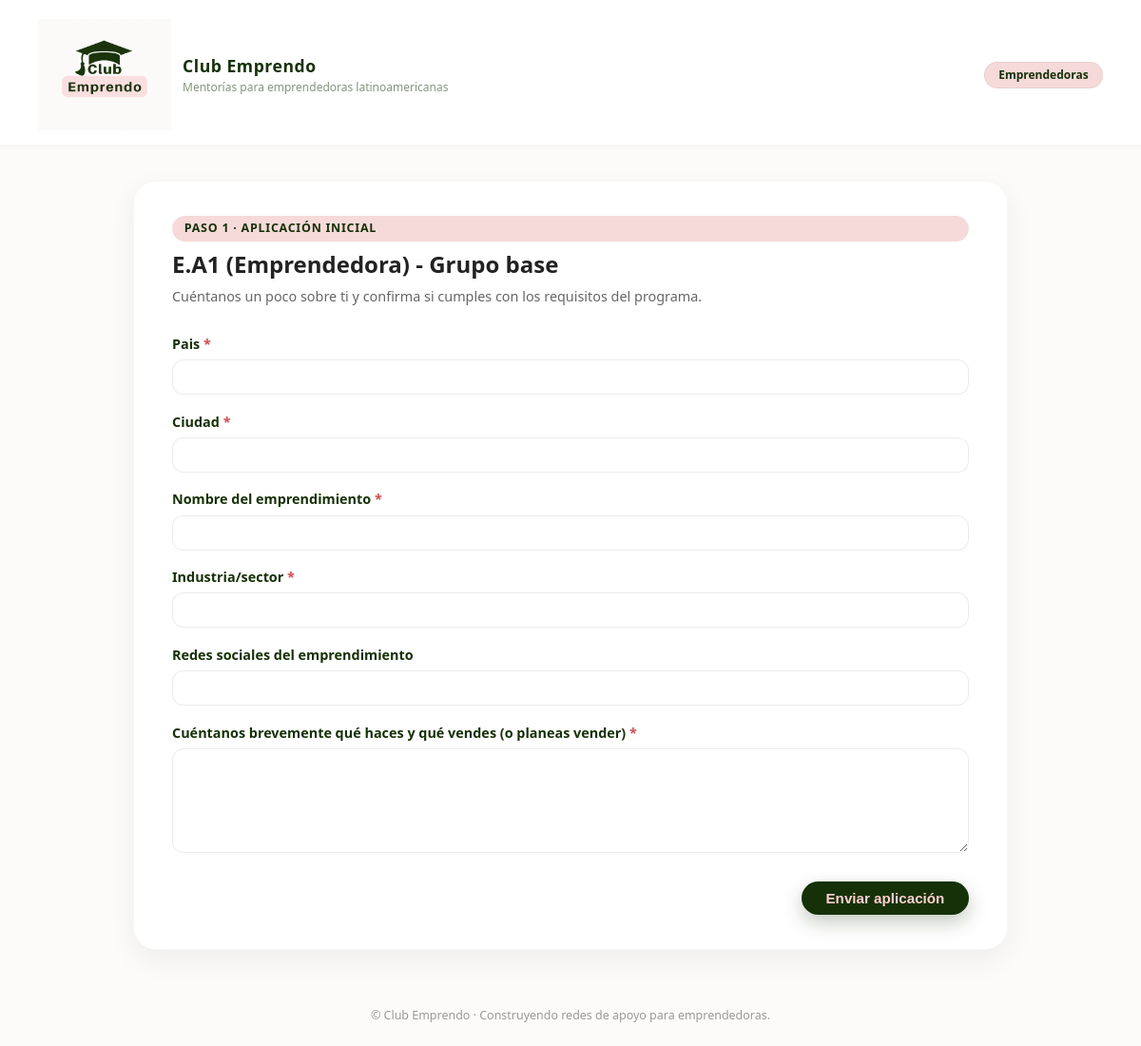
The page /apply/emprendedora/ on the database as committed earlier.
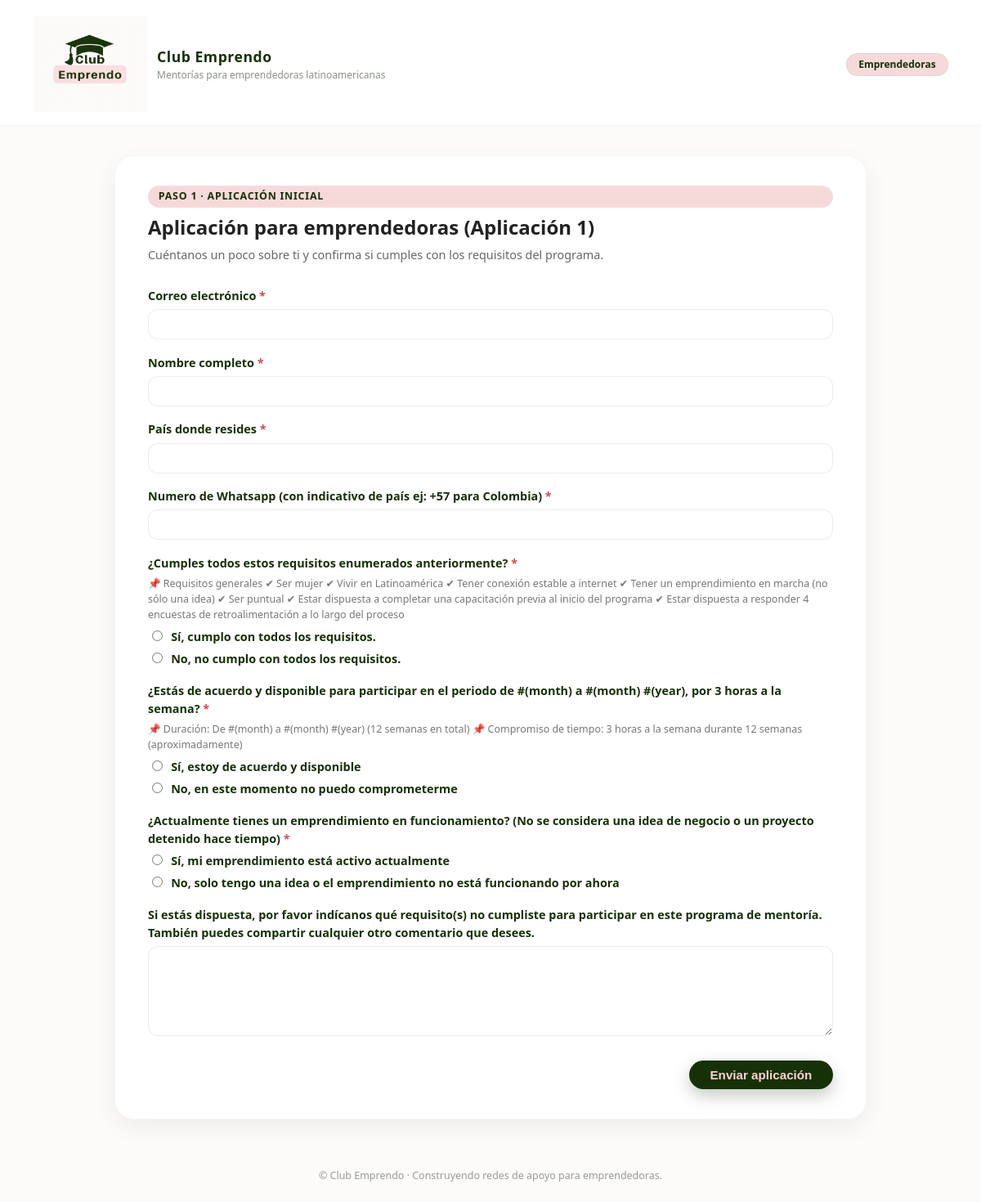
The same page on the database as committed later.
### applications/models.py (models this page shows, shortened)
class FormDefinition(models.Model):
    slug = models.SlugField(unique=True)  # e.g. "E_A1" or "G6_E_A1"
    name = models.CharField(max_length=200)
    description = models.TextField(blank=True)
    is_master = models.BooleanField(default=False)
    group = models.ForeignKey(
        "applications.FormGroup",
        null=True,
        blank=True,
        on_delete=models.SET_NULL,
        related_name="forms",
    )
    is_public = models.BooleanField(
        default=True,
        help_text=(
            "Public forms are linked directly from the website (A1). "
            "A2 forms are private and used via invite link."
        ),
    )

class Question(models.Model):
    SHORT_TEXT = "short_text"
    LONG_TEXT = "long_text"
    INTEGER = "integer"
    BOOLEAN = "boolean"            # single checkbox
    CHOICE = "choice"              # single choice (radio/dropdown)
    MULTI_CHOICE = "multi_choice"  # multiple choice (checkbox list)
    FIELD_TYPES = [
        (SHORT_TEXT, "Short text"),
        (LONG_TEXT, "Long text"),
        (INTEGER, "Integer"),
        (BOOLEAN, "Yes/No (checkbox)"),
        (CHOICE, "Single choice"),
        (MULTI_CHOICE, "Multiple choice"),
    ]
    form = models.ForeignKey(
        FormDefinition,
        on_delete=models.CASCADE,
        related_name="questions",
    )
    text = models.CharField(max_length=255)
    help_text = models.TextField(blank=True)
    field_type = models.CharField(max_length=20, choices=FIELD_TYPES)
    required = models.BooleanField(default=True)
    position = models.PositiveIntegerField(default=0)
    slug = models.SlugField(
        help_text="Stable identifier for grading (e.g. 'm_a1_requisitos')."
    )
    active = models.BooleanField(default=True)
    class Meta:
        unique_together = ("form", "slug")
        ordering = ["position"]

### applications/views.py (the view)
def apply_emprendedora_first(request):
    return _handle_application_form(request, "E_A1", second_stage=False)

### applications/views.py (called while the page is built, shortened)
def _render_description_with_group(form_def: FormDefinition) -> str:
    desc = form_def.description or ""
    g = getattr(form_def, "group", None)
    if not g:
        return desc

### applications/templates/applications/application_form.html (shortened to what this page needs)
{% extends "applications/base.html" %}
{% block role_chips %}
  {% if form_def.slug|slice:":1" == "E" %}
    <span class="ce-chip">Emprendedoras</span>
  {% elif form_def.slug|slice:":1" == "M" %}
    <span class="ce-chip">Mentoras</span>
  {% else %}
    {{ block.super }}
  {% endif %}
{% endblock %}
{% block content %}
  <div class="ce-form-header">
    <span class="ce-form-pill">
        {% if second_stage %}
          Paso 2 · Aplicación detallada
        {% else %}
          Paso 1 · Aplicación inicial
        {% endif %}
      </span>
    <h1 class="ce-form-title ce-heading">{{ form_def.name }}</h1>
    <p class="ce-form-subtitle">
      {% if second_stage %}
        Esta es la segunda parte del proceso de selección. Tómate tu tiempo para
        responder con calma; tus respuestas nos ayudan a conectar mejor mentoras
        y emprendedoras.
      {% else %}
        Cuéntanos un poco sobre ti y confirma si cumples con los requisitos del
        programa.
      {% endif %}
    </p>
  </div>
  <form method="post">
    {% for field in form %}
      <div class="form-row">
        <label
          {% if field.field.required %}class="required"{% endif %}
          for="{{ field.id_for_label }}"
        >
          {{ field.label }}
        </label>
        {% if field.help_text %}
          <span class="form-help">{{ field.help_text }}</span>
        {% endif %}
        {{ field }}
      </div>
    {% endfor %}
    <div class="ce-actions">
      <button type="submit" class="ce-button-primary">Enviar aplicación</button>
    </div>
  </form>
{% endblock %}

### applications/templates/applications/base.html (shortened to what this page needs)
{% load static %}
<!DOCTYPE html>
<html lang="es">
  <head>
    <link
      rel="stylesheet"
      href="{% static 'applications/css/styles.css' %}"
    />
  </head>
  <body>
    <div class="ce-page">
      <header class="ce-header">
        <div class="ce-header-inner">
          <div class="ce-brand">
            <div class="ce-logo">
              <img
                src="{% static 'applications/img/logo.png' %}"
                alt="Club Emprendo"
              />
            </div>
            <div class="ce-brand-text">
              <span class="ce-brand-name">Club Emprendo</span>
              <span class="ce-brand-tagline"
                >Mentorías para emprendedoras latinoamericanas</span
              >
            </div>
          </div>
          <div class="ce-role-chips">
            {% block role_chips %}{% endblock %}
          </div>
        </div>
      </header>
      <main class="ce-main">
        <div class="ce-container">
          <div class="ce-card">
            {% block content %}{% endblock %}
          </div>
        </div>
      </main>
      <footer class="ce-footer">
        © {{ now|date:"Y" }} Club Emprendo · Construyendo redes de apoyo para
        emprendedoras.
      </footer>
    </div>
  </body>
</html>

### static/applications/css/styles.css (style rules this page uses)
:root { --ce-pink: #ffd1d1; --ce-soft-pink: #f6dad9; --ce-deep-green: #163108; --ce-muted-green: #889480; --ce-bg: #fcfbfa; --ce-white: #ffffff; --ce-radius-lg: 18px; --ce-radius-md: 12px; --ce-radius-sm: 8px; --ce-shadow-soft: 0 10px 30px rgba(0, 0, 0, 0.06); }
*, *::before, *::after { box-sizing: border-box; }
body { margin: 0; font-family: system-ui, -apple-system, BlinkMacSystemFont, "Segoe UI", sans-serif; background-color: var(--ce-bg); color: #222; line-height: 1.5; }
h1, h2, h3, h4, .ce-heading { font-family: "Aileron", system-ui, -apple-system, BlinkMacSystemFont, "Segoe UI", sans-serif; }
.ce-page { min-height: 100vh; display: flex; flex-direction: column; }
.ce-main { flex: 1; }
.ce-header { padding: 1.25rem 2rem 1rem; display: flex; justify-content: flex-start; align-items: flex-start; background: var(--ce-white); border-bottom: 1px solid rgba(0,0,0,0.05); }
.ce-header-inner { width: 100%; max-width: 1120px; margin: 0 auto; display: flex; align-items: center; justify-content: space-between; }
.ce-brand { display: flex; align-items: center; gap: 0.75rem; }
.ce-logo { display: flex; align-items: center; }
.ce-logo img { width: 140px; height: auto; display: block; }
.ce-brand-name { font-size: 1.2rem; font-weight: 800; color: var(--ce-deep-green); letter-spacing: 0.03em; }
.ce-brand-text { display: flex; flex-direction: column; }
.ce-brand-name { font-size: 1.1rem; font-weight: 800; color: var(--ce-deep-green); letter-spacing: 0.03em; }
.ce-brand-tagline { font-size: 0.75rem; color: var(--ce-muted-green); }
.ce-role-chips { display: flex; gap: 0.5rem; }
.ce-chip { border-radius: 999px; padding: 0.25rem 0.9rem; font-size: 0.75rem; border: 1px solid rgba(0, 0, 0, 0.05); background: var(--ce-soft-pink); color: var(--ce-deep-green); font-weight: 600; }
.ce-container { width: 100%; max-width: 960px; margin: 2.25rem auto 2.75rem; padding: 0 1.25rem; }
.ce-card { background: var(--ce-white); border-radius: 24px; box-shadow: var(--ce-shadow-soft); padding: 2.25rem 2.5rem; border: 1px solid rgba(0, 0, 0, 0.03); }
.ce-form-header { display: flex; flex-direction: column; gap: 0.35rem; margin-bottom: 1.75rem; }
.ce-form-pill { display: inline-flex; align-items: center; gap: 0.4rem; font-size: 0.78rem; padding: 0.25rem 0.8rem; border-radius: 999px; background: var(--ce-soft-pink); color: var(--ce-deep-green); font-weight: 600; text-transform: uppercase; letter-spacing: 0.06em; }
.ce-form-title { font-size: 1.5rem; margin: 0; }
.ce-form-subtitle { font-size: 0.9rem; color: #666; margin: 0; }
form { margin: 0; }
.form-row { margin-bottom: 1.1rem; }
.form-row label { display: block; font-size: 0.9rem; font-weight: 600; color: var(--ce-deep-green); margin-bottom: 0.35rem; }
.form-help { display: block; font-size: 0.78rem; color: #777; margin-bottom: 0.4rem; }
input[type="text"], input[type="email"], input[type="number"], input[type="tel"], textarea, select { width: 100%; border-radius: var(--ce-radius-md); border: 1px solid rgba(0, 0, 0, 0.08); padding: 0.5rem 0.7rem; font-size: 0.9rem; font-family: inherit; background-color: #fff; transition: border-color 0.15s ease, box-shadow 0.15s ease, background-color 0.15s ease; }
textarea { min-height: 110px; resize: vertical; }
.form-row input[type="radio"], .form-row input[type="checkbox"] { margin-right: 0.4rem; }
label.required::after { content: " *"; color: #d14b4b; }
.ce-actions { margin-top: 1.5rem; display: flex; justify-content: flex-end; }
.ce-button-primary { border: none; border-radius: 999px; padding: 0.55rem 1.6rem; font-size: 0.95rem; font-weight: 700; cursor: pointer; background: var(--ce-deep-green); color: var(--ce-pink); box-shadow: 0 8px 20px rgba(22, 49, 8, 0.25); transition: transform 0.12s ease, box-shadow 0.12s ease, background-color 0.12s ease; }
.ce-footer { padding: 1rem 1.5rem 1.4rem; font-size: 0.78rem; color: #999; text-align: center; }

Rows that differ between the two databases and show on the page:
removed Question: label "Pais"
removed Question: label "Ciudad"
removed Question: label "Nombre del emprendimiento"
removed Question: label "Industria/sector"
removed Question: label "Redes sociales del emprendimiento"
removed Question: label "Cuéntanos brevemente qué haces y qué vendes (o planeas vender)"
changed FormDefinition: name "E.A1 (Emprendedora) - Grupo base" → "Aplicación para emprendedoras (Aplicación 1)"
added Question: label "Correo electrónico"
added Question: label "Nombre completo"
added Question: label "País donde resides"
added Question: label "Numero de Whatsapp (con indicativo de país ej: +57 para Colombia)"
added Question: label "¿Cumples todos estos requisitos enumerados anteriormente?", help_text "📌 Requisitos generales ✔ Ser mujer ✔ Vivir en Latinoamérica ✔ Tener conexión estable a internet ✔ Tener un emprendimiento en marcha (no sólo una idea) ✔ Ser puntual ✔ Estar dispuesta a completar una capacitación previa al inicio del programa ✔ Estar dispuesta a responder 4 encuestas de retroalimentación a lo largo del proceso"
added Question: label "¿Estás de acuerdo y disponible para participar en el periodo de #(month) a #(month) #(year), por 3 horas a la semana?", help_text "📌 Duración: De #(month) a #(month) #(year) (12 semanas en total) 📌 Compromiso de tiempo: 3 horas a la semana durante 12 semanas (aproximadamente)"
added Question: label "¿Actualmente tienes un emprendimiento en funcionamiento? (No se considera una idea de negocio o un proyecto detenido hace tiempo)"
added Question: label "Si estás dispuesta, por favor indícanos qué requisito(s) no cumpliste para participar en este programa de mentoría. También puedes compartir cualquier otro comentario que desees."
Other text that changed with them:
new list line: "☐ Sí, cumplo con todos los requi ☐ No, no cumplo con todos los re Sí, cumplo con todos los requisitos. No, no cumplo con todos los requisitos."
new list line: "☐ Sí, estoy de acuerdo y disponi ☐ No, en este momento no puedo c Sí, estoy de acuerdo y disponible No, en este momento no puedo comprometerme"
new list line: "☐ Sí, mi emprendimiento está act ☐ No, solo tengo una idea o el e Sí, mi emprendimiento está activo actualmente No, solo tengo una idea o el emprendimiento no está funcionando por ahora"
